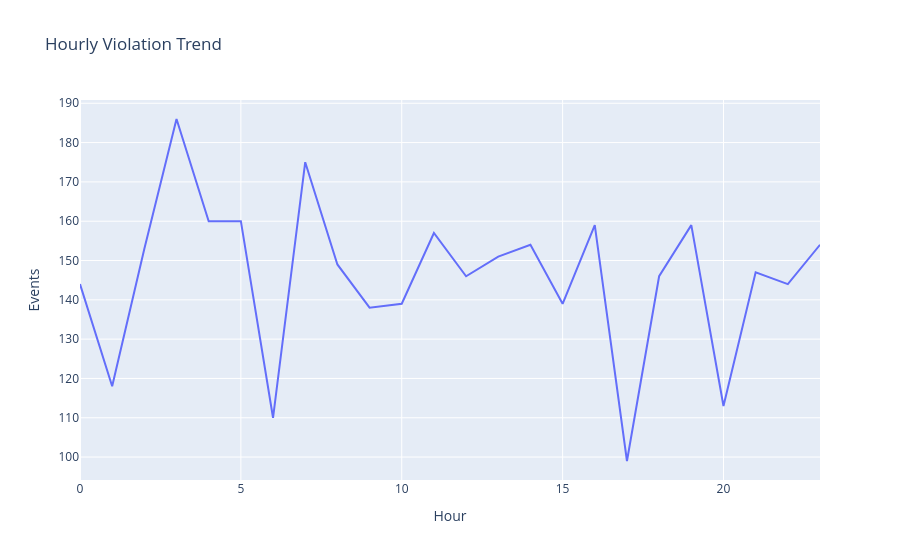

Source (notebook cell):
### Code cell
fig = px.line(
    x=hourly_events.index,
    y=hourly_events.values,
    title="Hourly Violation Trend",
    labels={
        'x':'Hour',
        'y':'Events'
    }
)

fig.show()

### Figure 1 — Plotly figure (JSON) as saved in the notebook; plotly's stock layout.template omitted (floating-point values rounded to 4 significant figures)
{"data": [{"hovertemplate": "Hour=%{x}<br>Events=%{y}<extra></extra>", "legendgroup": "", "line": {"color": "#636efa", "dash": "solid"}, "marker": {"symbol": "circle"}, "mode": "lines", "name": "", "orientation": "v", "showlegend": false, "type": "scatter", "x": [0, 1, 2, 3, 4, 5, 6, 7, 8, 9, 10, 11, 12, 13, 14, 15, 16, 17, 18, 19, 20, 21, 22, 23], "xaxis": "x", "y": [144, 118, 153, 186, 160, 160, 110, 175, 149, 138, 139, 157, 146, 151, 154, 139, 159, 99, 146, 159, 113, 147, 144, 154], "yaxis": "y"}], "layout": {"autosize": true, "legend": {"tracegroupgap": 0}, "title": {"text": "Hourly Violation Trend"}, "xaxis": {"anchor": "y", "autorange": true, "domain": [0, 1], "range": [0, 23], "title": {"text": "Hour"}, "type": "linear"}, "yaxis": {"anchor": "x", "autorange": true, "domain": [0, 1], "range": [94.17, 190.8], "title": {"text": "Events"}, "type": "linear"}}}
